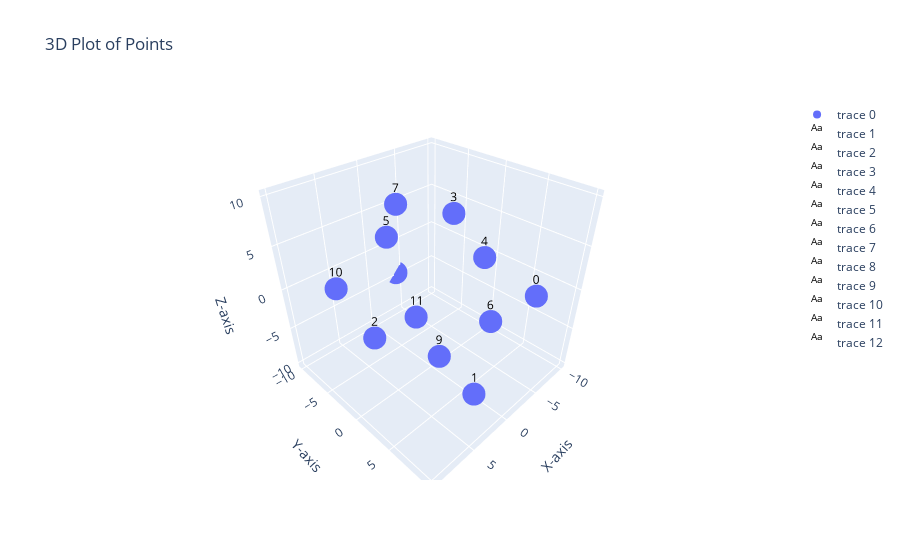

Source (notebook cell):
### Code cell
file_name="couplings_12_1"
dab=load_d(file_name)
mapData(dab)
get_stress(dab)

### Figure 1 — Plotly figure (JSON) as saved in the notebook; plotly's stock layout.template omitted (floating-point values rounded to 4 significant figures)
{"data": [{"mode": "markers", "type": "scatter3d", "x": [-6.89, 2.35, 8.293, -7.727, -0.3088, 5.508, -8.215, -1.485, -4.246, 6.933, 5.62, 0.1678], "y": [7.763, 8.033, 1.128, -4.313, 6.028, 0.2037, 1.602, -6.717, -10.59, 7.773, -8.665, -2.25], "z": [-0.2776, -6.975, -0.4771, 4.297, 6.258, 8.207, -7.831, 6.627, -4.735, 0.8437, -1.335, -4.603]}, {"hoverinfo": "none", "mode": "text", "text": "0", "textfont": {"color": "black", "size": 12}, "type": "scatter3d", "x": [-6.89], "y": [7.763], "z": [-0.2776]}, {"hoverinfo": "none", "mode": "text", "text": "1", "textfont": {"color": "black", "size": 12}, "type": "scatter3d", "x": [2.35], "y": [8.033], "z": [-6.975]}, {"hoverinfo": "none", "mode": "text", "text": "2", "textfont": {"color": "black", "size": 12}, "type": "scatter3d", "x": [8.293], "y": [1.128], "z": [-0.4771]}, {"hoverinfo": "none", "mode": "text", "text": "3", "textfont": {"color": "black", "size": 12}, "type": "scatter3d", "x": [-7.727], "y": [-4.313], "z": [4.297]}, {"hoverinfo": "none", "mode": "text", "text": "4", "textfont": {"color": "black", "size": 12}, "type": "scatter3d", "x": [-0.3088], "y": [6.028], "z": [6.258]}, {"hoverinfo": "none", "mode": "text", "text": "5", "textfont": {"color": "black", "size": 12}, "type": "scatter3d", "x": [5.508], "y": [0.2037], "z": [8.207]}, {"hoverinfo": "none", "mode": "text", "text": "6", "textfont": {"color": "black", "size": 12}, "type": "scatter3d", "x": [-8.215], "y": [1.602], "z": [-7.831]}, {"hoverinfo": "none", "mode": "text", "text": "7", "textfont": {"color": "black", "size": 12}, "type": "scatter3d", "x": [-1.485], "y": [-6.717], "z": [6.627]}, {"hoverinfo": "none", "mode": "text", "text": "8", "textfont": {"color": "black", "size": 12}, "type": "scatter3d", "x": [-4.246], "y": [-10.59], "z": [-4.735]}, {"hoverinfo": "none", "mode": "text", "text": "9", "textfont": {"color": "black", "size": 12}, "type": "scatter3d", "x": [6.933], "y": [7.773], "z": [0.8437]}, {"hoverinfo": "none", "mode": "text", "text": "10", "textfont": {"color": "black", "size": 12}, "type": "scatter3d", "x": [5.62], "y": [-8.665], "z": [-1.335]}, {"hoverinfo": "none", "mode": "text", "text": "11", "textfont": {"color": "black", "size": 12}, "type": "scatter3d", "x": [0.1678], "y": [-2.25], "z": [-4.603]}], "layout": {"scene": {"aspectmode": "cube", "xaxis": {"range": [-10.59, 10.59], "title": {"text": "X-axis"}}, "yaxis": {"range": [-10.59, 10.59], "title": {"text": "Y-axis"}}, "zaxis": {"range": [-10.59, 10.59], "title": {"text": "Z-axis"}}}, "title": {"text": "3D Plot of Points"}}}
